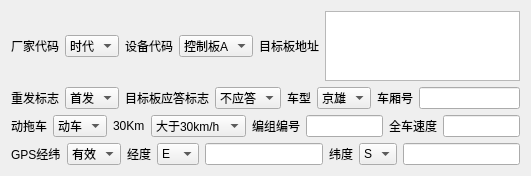
   <widget class="QWidget" name="layoutWidget">
    <property name="geometry">
     <rect>
      <x>0</x>
      <y>40</y>
      <width>531</width>
      <height>159</height>
     </rect>
    </property>
    <layout class="QVBoxLayout" name="verticalLayout_14">
     <item>
      <layout class="QHBoxLayout" name="horizontalLayout_5">
       <item>
        <widget class="QLabel" name="label_5">
         <property name="text">
          <string>厂家代码</string>
         </property>
        </widget>
       </item>
       <item>
        <widget class="QComboBox" name="VenderCode">
         <item>
          <property name="text">
           <string>时代</string>
          </property>
         </item>
         <item>
          <property name="text">
           <string>华高</string>
          </property>
         </item>
         <item>
          <property name="text">
           <string>纵横</string>
          </property>
         </item>
         <item>
          <property name="text">
           <string>路航</string>
          </property>
         </item>
        </widget>
       </item>
       <item>
        <widget class="QLabel" name="label_6">
         <property name="text">
          <string>设备代码</string>
         </property>
        </widget>
       </item>
       <item>
        <widget class="QComboBox" name="DeviceCode">
         <item>
          <property name="text">
           <string>控制板A</string>
          </property>
         </item>
         <item>
          <property name="text">
           <string>控制板B</string>
          </property>
         </item>
         <item>
          <property name="text">
           <string>记录板</string>
          </property>
         </item>
         <item>
          <property name="text">
           <string>轴温A</string>
          </property>
         </item>
         <item>
          <property name="text">
           <string>轴温B</string>
          </property>
         </item>
         <item>
          <property name="text">
           <string>平稳</string>
          </property>
         </item>
         <item>
          <property name="text">
           <string>失稳</string>
          </property>
         </item>
         <item>
          <property name="text">
           <string>振动</string>
          </property>
         </item>
         <item>
          <property name="text">
           <string>IO板</string>
          </property>
         </item>
        </widget>
       </item>
       <item>
        <widget class="QLabel" name="label_8">
         <property name="text">
          <string>目标板地址</string>
         </property>
        </widget>
       </item>
       <item>
        <widget class="QTextEdit" name="TargetAddress"/>
       </item>
      </layout>
     </item>
     <item>
      <layout class="QHBoxLayout" name="horizontalLayout_6">
       <item>
        <widget class="QLabel" name="label_9">
         <property name="text">
          <string>重发标志</string>
         </property>
        </widget>
       </item>
       <item>
        <widget class="QComboBox" name="RepeatFlag">
         <item>
          <property name="text">
           <string>首发</string>
          </property>
         </item>
         <item>
          <property name="text">
           <string>重发</string>
          </property>
         </item>
         <item>
          <property name="text">
           <string>错误</string>
          </property>
         </item>
        </widget>
       </item>
       <item>
        <widget class="QLabel" name="label_11">
         <property name="text">
          <string>目标板应答标志</string>
         </property>
        </widget>
       </item>
       <item>
        <widget class="QComboBox" name="ReplyFlag">
         <item>
          <property name="text">
           <string>不应答</string>
          </property>
         </item>
         <item>
          <property name="text">
           <string>应答</string>
          </property>
         </item>
         <item>
          <property name="text">
           <string>错误</string>
          </property>
         </item>
        </widget>
       </item>
       <item>
        <widget class="QLabel" name="label_27">
         <property name="text">
          <string>车型</string>
         </property>
        </widget>
       </item>
       <item>
        <widget class="QComboBox" name="TrainStyle">
         <item>
          <property name="text">
           <string>京雄</string>
          </property>
         </item>
         <item>
          <property name="text">
           <string>其他</string>
          </property>
         </item>
        </widget>
       </item>
       <item>
        <widget class="QLabel" name="label_28">
         <property name="text">
          <string>车厢号</string>
         </property>
        </widget>
       </item>
       <item>
        <widget class="QLineEdit" name="TrainNum"/>
       </item>
      </layout>
     </item>
     <item>
      <layout class="QHBoxLayout" name="horizontalLayout_7">
       <item>
        <widget class="QLabel" name="label_29">
         <property name="text">
          <string>动拖车</string>
         </property>
        </widget>
       </item>
       <item>
        <widget class="QComboBox" name="DongTuo">
         <item>
          <property name="text">
           <string>动车</string>
          </property>
         </item>
         <item>
          <property name="text">
           <string>拖车</string>
          </property>
         </item>
         <item>
          <property name="text">
           <string>错误</string>
          </property>
         </item>
        </widget>
       </item>
       <item>
        <widget class="QLabel" name="label_33">
         <property name="text">
          <string>30Km</string>
         </property>
        </widget>
       </item>
       <item>
        <widget class="QComboBox" name="KiloLimit">
         <item>
          <property name="text">
           <string>大于30km/h</string>
          </property>
         </item>
         <item>
          <property name="text">
           <string>小于30Km/h</string>
          </property>
         </item>
         <item>
          <property name="text">
           <string>错误</string>
          </property>
         </item>
        </widget>
       </item>
       <item>
        <widget class="QLabel" name="label_34">
         <property name="text">
          <string>编组编号</string>
         </property>
        </widget>
       </item>
       <item>
        <widget class="QLineEdit" name="GroupNum"/>
       </item>
       <item>
        <widget class="QLabel" name="label_35">
         <property name="text">
          <string>全车速度</string>
         </property>
        </widget>
       </item>
       <item>
        <widget class="QLineEdit" name="TrainSpeed"/>
       </item>
      </layout>
     </item>
     <item>
      <layout class="QHBoxLayout" name="horizontalLayout_8">
       <item>
        <widget class="QLabel" name="label_41">
         <property name="text">
          <string>GPS经纬</string>
         </property>
        </widget>
       </item>
       <item>
        <widget class="QComboBox" name="ValidGps">
         <item>
          <property name="text">
           <string>有效</string>
          </property>
         </item>
         <item>
          <property name="text">
           <string>无效</string>
          </property>
         </item>
        </widget>
       </item>
       <item>
        <widget class="QLabel" name="label_43">
         <property name="text">
          <string>经度</string>
         </property>
        </widget>
       </item>
       <item>
        <widget class="QComboBox" name="JingDuDir">
         <item>
          <property name="text">
           <string>E</string>
          </property>
         </item>
         <item>
          <property name="text">
           <string>W</string>
          </property>
         </item>
        </widget>
       </item>
       <item>
        <widget class="QLineEdit" name="JingDu"/>
       </item>
       <item>
        <widget class="QLabel" name="label_45">
         <property name="text">
          <string>纬度</string>
         </property>
        </widget>
       </item>
       <item>
        <widget class="QComboBox" name="WeiDuDir">
         <item>
          <property name="text">
           <string>S</string>
          </property>
         </item>
         <item>
          <property name="text">
           <string>N</string>
          </property>
         </item>
        </widget>
       </item>
       <item>
        <widget class="QLineEdit" name="WeiDu"/>
       </item>
      </layout>
     </item>
    </layout>
   </widget>
